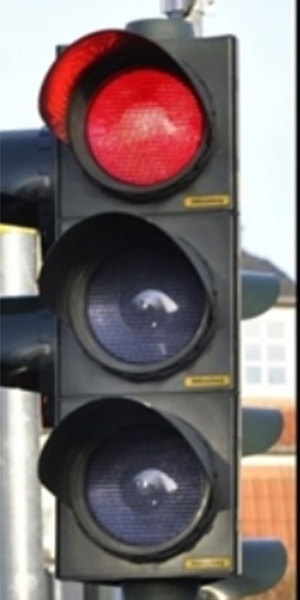
//> input picture F458/dsp/ccs_backup1/sungmin/3/red.jpg, 300 x 600 px
$ ./challenge   (built with g++ and OpenCV 4)
//> lines starting //> are read from the running program, lines starting //| are printed output that depends on the picture; after the words box and inside, x2 and y2 are one past the last pixel; in counts of white or black regions, pixels touching at a corner belong together
#include <opencv2/highgui/highgui.hpp>
#include <opencv2/opencv.hpp>
#include <iostream>
#include <signal.h>
#include <stdlib.h>
#include <unistd.h>

using namespace std;
using namespace cv;

int tindex;
Mat img[3];

void all_destroy(int singno){
    destroyWindow("traffic");
    cout<<endl<<"ctrl+c"<<endl;
    exit(-1);
}

void chgimg(int signo){
    cout<<tindex<<endl;
    imshow("traffic",img[tindex++]);
    waitKey(100);
    if(tindex>=3){
        tindex=0;
    }
}

Mat custom_roi(Mat input, int i){
    Mat res;
    Point p[4];
    Mat mask=Mat::zeros(input.size(),input.type());
    switch(i){
    case 0:
        p[0].x=85;p[0].y=69;p[1].x=85;p[1].y=190;p[2].x=220;p[2].y=190;p[3].x=220;p[3].y=69;
        break;
    case 1:
        p[0].x=85;p[0].y=69;p[1].x=85;p[1].y=190;p[2].x=220;p[2].y=190;p[3].x=220;p[3].y=69;
        break;
    case 2:
        p[0].x=85;p[0].y=69;p[1].x=85;p[1].y=190;p[2].x=220;p[2].y=190;p[3].x=220;p[3].y=69;
        break;
    }
    fillConvexPoly(mask,p,4,Scalar(255,255,255));

    bitwise_and(input,mask,res);

    return res;
}

int main(void)
{
    signal(SIGINT,all_destroy);
    signal(SIGALRM,chgimg);

    img[0]=imread("red.jpg");
//> img[0] is the input picture: 600 rows x 300 cols, CV_8UC3; mean B, G, R 110.7, 110.4, 122.9
    img[1]=imread("yellow.jpg");
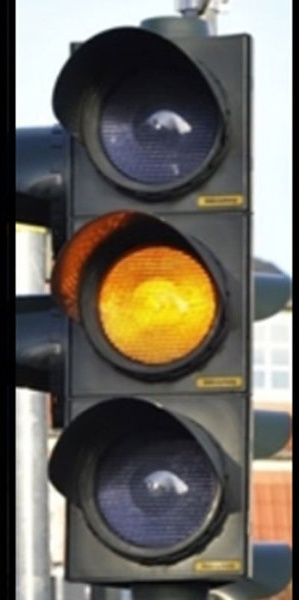
//> input picture F458/dsp/ccs_backup1/sungmin/3/yellow.jpg, 299 x 600 px
//> img[1] is the input picture: 600 rows x 299 cols, CV_8UC3; mean B, G, R 94.6, 102.8, 107.5
    img[2]=imread("green.jpg");
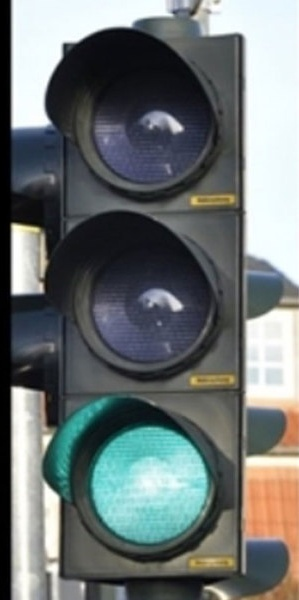
//> input picture F458/dsp/ccs_backup1/sungmin/3/green.jpg, 299 x 600 px
//> img[2] is the input picture: 600 rows x 299 cols, CV_8UC3; mean B, G, R 115.2, 115.4, 108.5

    img[0]=custom_roi(img[0],0);
//> in custom_roi, `fillConvexPoly(mask,p,4,Scalar(255,255,255));`:
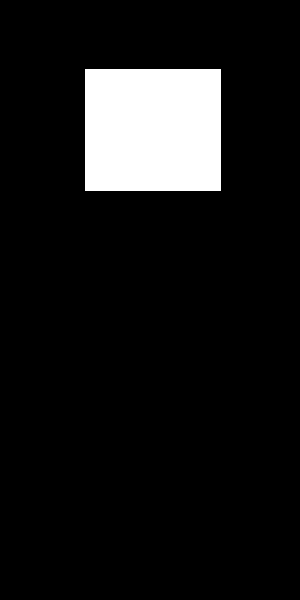
//> mask: 600 rows x 300 cols, CV_8UC3; 9.2% white; 1 white region, box (x1, y1, x2, y2) and area: (85, 69, 221, 191) 16592
//> in custom_roi, `bitwise_and(input,mask,res);`:
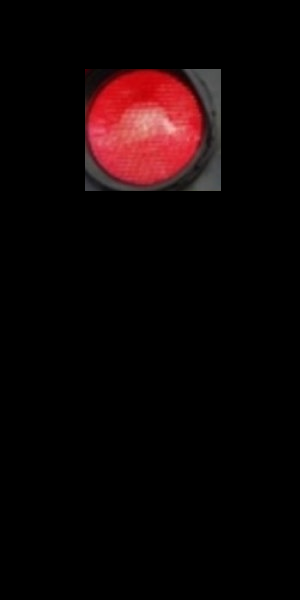
//> res: 600 rows x 300 cols, CV_8UC3; mean B, G, R 5.2, 4.7, 14.3

    namedWindow("traffic",CV_WINDOW_NORMAL);

    imshow("traffic",img[tindex++]);
//> tindex = 1
      waitKey(100);
//> (the run ends here: the time limit is reached, at `for(;;)`)
